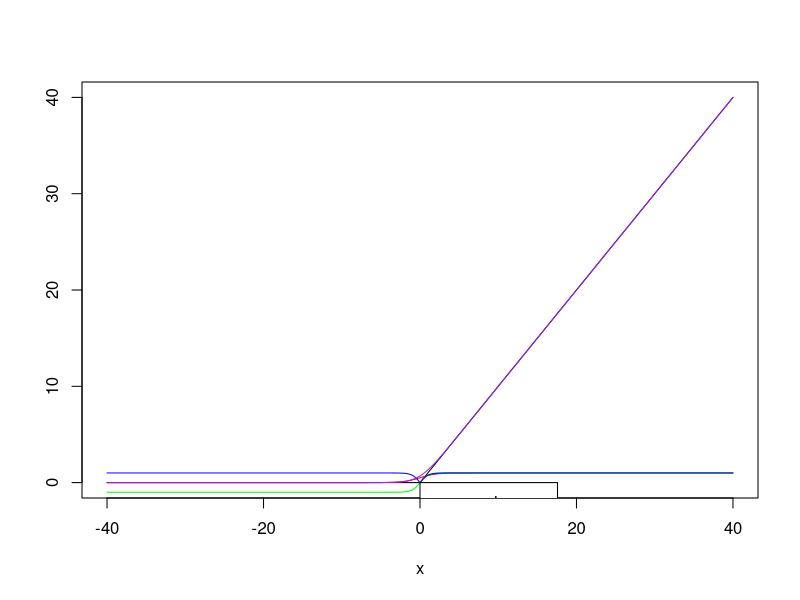

The R script that drew this image:
## ---- chunk 1
knitr::opts_chunk$set(echo = TRUE)
## ---- chunk 2
x <- seq(from = -40, to = 40, by = 0.01)

sig <- 1 / (1 + exp(-x))
hinge <- function(a) {
  return(max(0, a))
}
relu <- unlist(lapply(x, hinge))
softplus <- log(1 + exp(x))

plot(x,
     relu,
     type = 'l',
     ylab = '')
lines(x, sig , col = 'red')
lines(x, tanh(x), col = 'green')
lines(x, abs(tanh(x)), col = 'blue')
lines(x, softplus, col = 'purple')
legend(0, 0, legend=c("relu", "sigmoid", "tanh", "abs(tanh)", "softplus"), lty = c(1,1,1,1, 1), col = c('black', "red", 'green', 'blue', "purple") )



